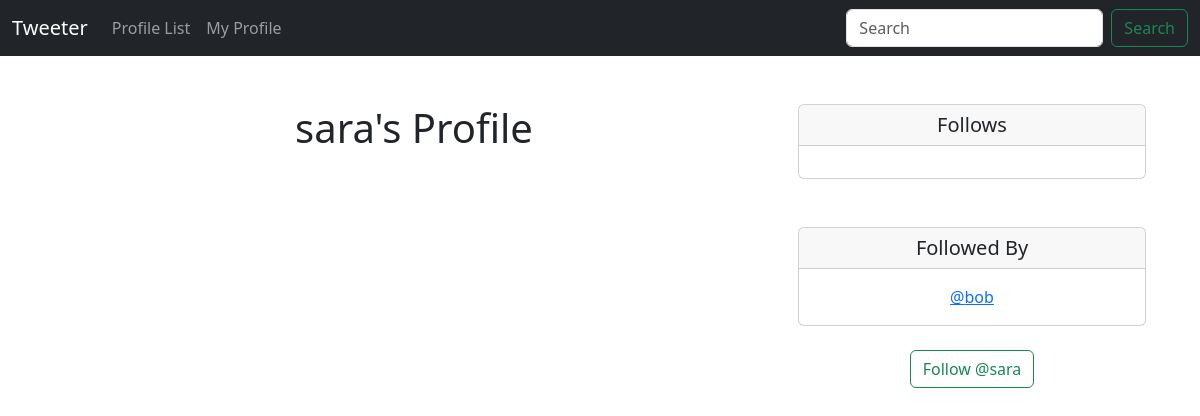
Page /profile/2 (signed in) on the earlier database version.
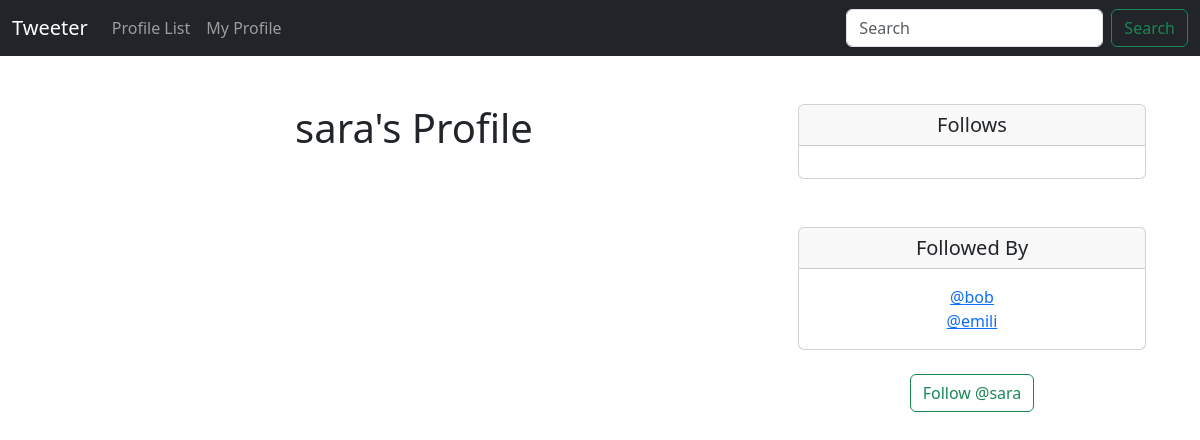
Same page on the later database version.
### tweeter/models.py (models this page shows)
class Profile(models.Model):
    user = models.OneToOneField(User, on_delete=models.CASCADE)
    follows = models.ManyToManyField("self",
        related_name="followed_by",
        symmetrical=False,
        blank=True)
    date_modified = models.DateTimeField(User, auto_now=True)
    def __str__(self) -> str:
        return self.user.username

### tweeter/views.py (the view, shortened to what this page needs)
# urls.py: path('profile/<int:pk>', views.profile, name='profile'),
def profile(request, pk):
    if request.user.is_authenticated:
        profile = Profile.objects.get(user_id=pk)
        tweets = tweet.objects.filter(user_id=pk).order_by("created_at")
        return render(request, "profile.html", {"profile":profile, "tweets":tweets})
    else:
        messages.success(request, ("You must be logged in to view this page... "))
        return redirect('home')

### tweeter/templates/profile.html (shortened to what this page needs)
{% extends 'base.html' %}
{% block content %}
{% if profile %}
    <div class="container text-center">
        <div class="row">
            <div class="col-8">
                <h1>{{ profile.user.username}}'s Profile </h1>
                <br/>
            </div>
            <div class="col-4">
                <div class="card">
                    <h5 class="card-header">Follows</h5>
                    <div class="card-body">
                    </div>
                  </div>
                <br/><br/>
                <div class="card">
                    <h5 class="card-header">Followed By</h5>
                    <div class="card-body">
                      <p class="card-text">
                        {% for following in profile.followed_by.all  %}
                    <a href="{% url 'profile' following.user.id %}">
                        @{{ following }}</a><br/>
                    {% endfor %}
                      </p>
                    </div>
                  </div>
                  <br/>
          <form method=POST>
            {% if profile in user.profile.follows.all %}
                <button class="btn btn-outline-danger" name="follow"
                value="unfollow" type="submit">
                   Unfollow @{{profile.user.username|lower}}
                </button>
            {% else %}
                <button class="btn btn-outline-success" name="follow"
                value="follow" type="submit">
                Follow @{{profile.user.username|lower}}
                </button>
            {% endif %}
          </form>
          <br/>
            </div>
        </div>
    </div>
{% endif %}
{% endblock %}

Differences in the rows shown:
added Profile: user.username "emili"
